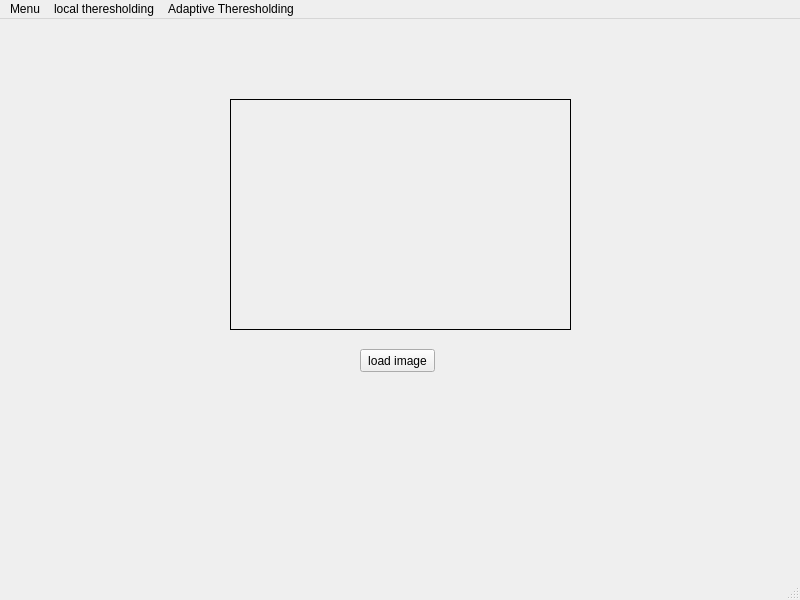
<?xml version="1.0" encoding="UTF-8"?>
<ui version="4.0">
 <class>MainWindow</class>
 <widget class="QMainWindow" name="MainWindow">
  <property name="geometry">
   <rect>
    <x>0</x>
    <y>0</y>
    <width>800</width>
    <height>600</height>
   </rect>
  </property>
  <property name="windowTitle">
   <string>MainWindow</string>
  </property>
  <widget class="QWidget" name="centralwidget">
   <widget class="QLabel" name="imgLabel">
    <property name="geometry">
     <rect>
      <x>230</x>
      <y>80</y>
      <width>341</width>
      <height>231</height>
     </rect>
    </property>
    <property name="frameShape">
     <enum>QFrame::Box</enum>
    </property>
    <property name="text">
     <string/>
    </property>
   </widget>
   <widget class="QPushButton" name="loadButton">
    <property name="geometry">
     <rect>
      <x>360</x>
      <y>330</y>
      <width>75</width>
      <height>23</height>
     </rect>
    </property>
    <property name="text">
     <string>load image</string>
    </property>
   </widget>
  </widget>
  <widget class="QMenuBar" name="menubar">
   <property name="geometry">
    <rect>
     <x>0</x>
     <y>0</y>
     <width>800</width>
     <height>21</height>
    </rect>
   </property>
   <widget class="QMenu" name="menuMedianFilter">
    <property name="title">
     <string>Menu</string>
    </property>
    <addaction name="actionMedianFilter"/>
    <addaction name="actionMaxFilter"/>
   </widget>
   <widget class="QMenu" name="menuLOCAL_THERESHOLDING">
    <property name="title">
     <string>local theresholding</string>
    </property>
    <addaction name="actionbinary"/>
    <addaction name="actionBinary_Inverse"/>
    <addaction name="actionTrunch"/>
    <addaction name="actionTo_Zero"/>
    <addaction name="actionTo_Zero_Invers"/>
   </widget>
   <widget class="QMenu" name="menuAdaptive_Thereshholding">
    <property name="title">
     <string>Adaptive Theresholding</string>
    </property>
    <addaction name="actionMean_Thresholding"/>
    <addaction name="actionGaussian"/>
    <addaction name="actionOtsu_Thresholding"/>
   </widget>
   <addaction name="menuMedianFilter"/>
   <addaction name="menuLOCAL_THERESHOLDING"/>
   <addaction name="menuAdaptive_Thereshholding"/>
  </widget>
  <widget class="QStatusBar" name="statusbar"/>
  <action name="actionMedianFilter">
   <property name="text">
    <string>MedianFilter</string>
   </property>
  </action>
  <action name="actionMaxFilter">
   <property name="text">
    <string>MaxFiltering</string>
   </property>
  </action>
  <action name="actionbinary">
   <property name="text">
    <string>Binary</string>
   </property>
  </action>
  <action name="actionBinary_Inverse">
   <property name="text">
    <string>Binary Invers</string>
   </property>
  </action>
  <action name="actionTrunch">
   <property name="text">
    <string>Trunch</string>
   </property>
  </action>
  <action name="actionTo_Zero">
   <property name="text">
    <string>To Zero</string>
   </property>
  </action>
  <action name="actionTo_Zero_Invers">
   <property name="text">
    <string>To Zero Invers</string>
   </property>
  </action>
  <action name="actionMean_Thresholding">
   <property name="text">
    <string>Mean Theresholding</string>
   </property>
  </action>
  <action name="actionGaussian">
   <property name="text">
    <string>Gaussian Theresholding</string>
   </property>
  </action>
  <action name="actionOtsu_Thresholding">
   <property name="text">
    <string>Otsu Theresholding</string>
   </property>
  </action>
 </widget>
 <resources/>
 <connections/>
</ui>
